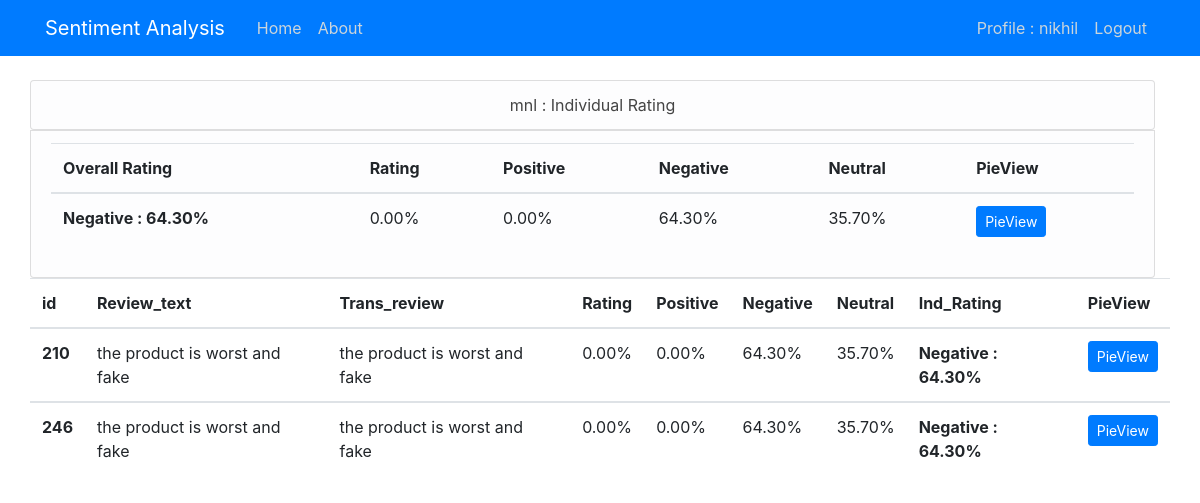
The app's page /sentiment/productname/mnl/ (signed in) with its own data.
### sentiment/models.py (models this page shows)
class individual_rating(models.Model):
    filename = models.ForeignKey(overall_rating,on_delete=models.CASCADE)
    product_id = models.IntegerField()
    product_name = models.CharField(max_length=100)
    category = models.CharField(max_length=100)
    review_date = models.DateField()
    review_text = models.TextField()
    process_review = models.TextField()
    rating = models.FloatField(default=0.0)
    positive = models.FloatField()
    negative = models.FloatField()
    neutral = models.FloatField()

### sentiment/views.py (the view)
# urls.py: path('productname/<str:product_name>/',views.productdetail,name='product-detail'),
def productdetail(request,product_name):
    product_detail = individual_rating.objects.filter(product_name=product_name)
    pos_avg = individual_rating.objects.filter(product_name=product_name).aggregate(Avg('positive'))
    neg_avg = individual_rating.objects.filter(product_name=product_name).aggregate(Avg('negative'))
    neu_avg = individual_rating.objects.filter(product_name=product_name).aggregate(Avg('neutral'))
    rat_avg = individual_rating.objects.filter(product_name=product_name).aggregate(Avg('rating'))
    positive_avg = pos_avg["positive__avg"]
    negative_avg = neg_avg["negative__avg"]
    neutral_avg = neu_avg["neutral__avg"]
    rating_avg = rat_avg["rating__avg"]
    avg = {
        'pos_avg': float(positive_avg),
        'neg_avg': float(negative_avg),
        'neu_avg': float(neutral_avg),
        'rating_avg': float(rating_avg)
    }
    print('{} {} {} {}'.format(positive_avg, negative_avg, neutral_avg, rating_avg))
    product_name = product_name
    return render(request,'sentiment/productdetail.html',{'product_detail':product_detail, 'product_name': product_name, 'avg':avg })

### sentiment/templates/sentiment/productdetail.html (shortened to what this page needs)
{% extends "sentiment/base.html" %}
{% block content %}
  {% if user.is_authenticated %}
    <div class="row">
      <ul class="list-group col-12">
        <center><li class="list-group-item list-group-item-light"><a class="article-title" href="#"> {{ product_name }} : Individual Rating</a></li></center>
        <li class="list-group-item list-group-item-light"><div class="table-responsive-sm">
          <table class="table">
              <thead>
                  <tr>
                    <th scope="col">Overall Rating</th>
                    <th scope="col">Rating</th>
                    <th scope="col">Positive</th>
                    <th scope="col">Negative</th>
                    <th scope="col">Neutral</th>
                    <th scope="col">PieView</th>
                  </tr>
                </thead>
                <tbody>
                  <tr>
                    <th scope="row">
                      {% if avg.pos_avg > avg.neg_avg and avg.pos_avg > avg.neu_avg %}
                        Positive : {{ avg.pos_avg|floatformat:2 }}%
                      {% elif avg.neg_avg > avg.neu_avg %}
                        Negative : {{ avg.neg_avg|floatformat:2 }}%
                      {% else %}
                        Neutral : {{ avg.neu_avg|floatformat:2 }}%
                      {% endif %}
                    </th>
                    <td>{{ avg.rating_avg|floatformat:2 }}%</td>
                    <td>{{ avg.pos_avg|floatformat:2 }}%</td>
                    <td>{{ avg.neg_avg|floatformat:2 }}%</td>
                    <td>{{ avg.neu_avg|floatformat:2 }}%</td>
                    <td><a class="btn btn-primary btn-sm " href="{% url 'product_pie' product_name %}">PieView</a></td>
                  </tr>
                </tbody>
          </table>
        </div></li>
      </ul>
      <div class="table-responsive-sm">
        <table class="table">
            <thead>
                <tr>
                  <th scope="col">id</th>
                  <th scope="col">Review_text</th>
                  <th scope="col">Trans_review</th>
                  <th scope="col">Rating</th>
                  <th scope="col">Positive</th>
                  <th scope="col">Negative</th>
                  <th scope="col">Neutral</th>
                  <th scope="col">Ind_Rating</th>
                  <th scope="col">PieView</th>
                </tr>
              </thead>
              {% for ir in product_detail %}
                <tbody>
                  <tr>
                    <th scope="row">{{ ir.id }}</th>
                    <td>{{ ir.review_text }}</td>
                    <td>{{ ir.process_review }}</td>
                    <td>{{ ir.rating|floatformat:2 }}%</td>
                    <td>{{ ir.positive|floatformat:2 }}%</td>
                    <td>{{ ir.negative|floatformat:2 }}%</td>
                    <td>{{ ir.neutral|floatformat:2 }}%</td>
                    <th scope="row">
                      {% if ir.positive > ir.negative and ir.positive > ir.neutral %}
                        Positive : {{ ir.positive|floatformat:2 }}%
                      {% elif ir.negative > ir.neutral%}
                        Negative : {{ ir.negative|floatformat:2 }}%
                      {% else %}
                        Neutral : {{ ir.neutral|floatformat:2 }}%
                      {% endif %}
                    </th>
                    <td><a class="btn btn-primary btn-sm " href="{% url 'ind-detail1' ir.id %}">PieView</a></td>
                  </tr>
                </tbody>
              {% endfor %}
        </table>
      </div>
    </div>
  {% endif %}
{% endblock content %}

### sentiment/templates/sentiment/navbar.html (shortened to what this page needs)
{% load static %}
<!DOCTYPE html>
<html>
<head>
    <link rel="stylesheet" href="https://maxcdn.bootstrapcdn.com/bootstrap/4.0.0/css/bootstrap.min.css">
    <link rel="stylesheet" type="text/css" href="{% static 'sentiment/main.css' %}">
</head>
<header class="site-header">
    <nav class="navbar navbar-expand-md navbar-dark bg-primary fixed-top" style="background-color: #417a35d0;">
      <div class="container">
        <a class="navbar-brand mr-4" href="{% url 'home' %}">Sentiment Analysis</a>
        <div class="collapse navbar-collapse" id="navbarToggle">
            <div class="navbar-nav mr-auto">
                <a class="nav-item nav-link" href="{% url 'home' %}">Home</a>
                <a class="nav-item nav-link" href="{% url 'about' %}">About</a>
            </div>
            <div class="navbar-nav">
                {% if user.is_authenticated %}
                    <a class="nav-item nav-link" href="{% url 'profile' %}">Profile : {{ user.username }}</a>
                    <a class="nav-item nav-link" href="{% url 'logout' %}">Logout</a>
                {% else %}
                    <a class="nav-item nav-link" href="{% url 'login' %}">Login</a>
                {% endif %}
            </div>
        </div>
      </div>
    </nav>
</header>

### sentiment/static/sentiment/main.css (style rules this page uses)
body { background-color: #ffffff; color: #333333; margin-top: 5rem; }
ul { margin: 0; }
.site-header .navbar-nav .nav-link { color: #cbd5db; }
.article-title { color: #444444; }

### records on screen
individual_rating: id "210", review_text "the product is worst and fake", process_review "the product is worst and fake", rating "0.00", positive "0.00", negative "64.30", neutral "35.70"
individual_rating: id "246", review_text "the product is worst and fake", process_review "the product is worst and fake", rating "0.00", positive "0.00", negative "64.30", neutral "35.70"

### other values on screen
{{ user.username }} "nikhil"
{{ product_name }} "mnl"
{{ avg.neg_avg|floatformat:2 }} "64.30"
{{ avg.rating_avg|floatformat:2 }} "0.00"
{{ avg.pos_avg|floatformat:2 }} "0.00"
{{ avg.neu_avg|floatformat:2 }} "35.70"
